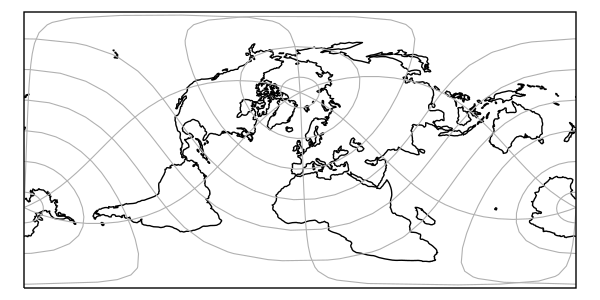

Reproduce this figure in Python.
import matplotlib.pyplot as plt
import cartopy.crs as ccrs

plt.figure(figsize=(6, 3))
ax = plt.axes(projection=ccrs.RotatedPole(
    pole_latitude=37.5,
    pole_longitude=177.5))
ax.coastlines(resolution='110m')
ax.gridlines()
